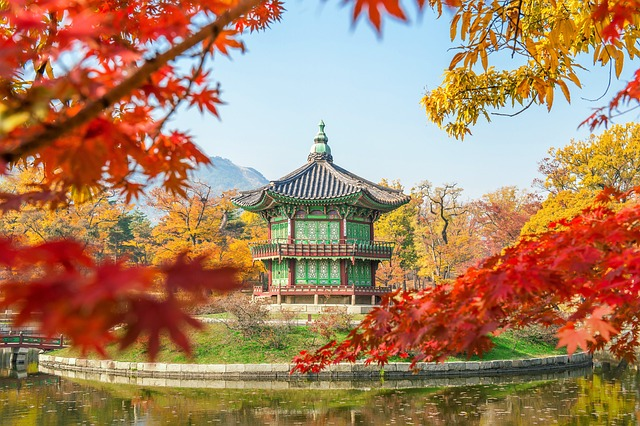
#> input picture code/images/korea.jpg, 640 x 426 px
$ jupyter execute prueba-entorno-OpenCV.ipynb
#> lines starting #> are read from the running program, lines starting #| are printed output that depends on the picture; after the words box and inside, x2 and y2 are one past the last pixel; in counts of white or black regions, pixels touching at a corner belong together
# Prueba del entorno con OpenCV

NOTA: todas las imágenes son de pixabay

### Sentencias import

[cell 1]
import numpy as np
import cv2
import sys

### Consultar la versión de OpenCV

[cell 2]
# Consultar la versión de OPENCV
print(cv2.__version__)

### Lectura de un fichero de imagen y volcado del contenido en una ventana

[cell 3]
img = cv2.imread("images/korea.jpg")       # Lectura de la imagen (situada en subdirectorio "images" del directorio de trabajo)
#> img is the input picture: shape (426, 640, 3); mean B, G, R 98.1, 129.5, 168.8
if img is None:
    sys.exit("Could not read the image.")
cv2.imshow("Image",img)                     # Tamaño de ventana ajustada al tamaño de la imagen
cv2.waitKey(0)                              # Espera hasta que se pulse cualquier tecla
cv2.destroyWindow("Image")                  # Alternativa: cv2.destroyAllWindows(). Ver siguiente ejemplo

### Lectura de un fichero de imagen y volcado del contenido en dos ventanas

[cell 4]
img = cv2.imread("images/korea.jpg")    # Lectura de la imagen (situada en subdirectorio "images" del directorio de trabajo)
cv2.imshow("Image",img)                 # Tamaño de ventana ajustada al tamaño de la imagen
cv2.imshow("Image 2",img)
cv2.waitKey(0)
cv2.destroyAllWindows()

### Lectura de una imagen con difentes flags y consulta de las dimensión del array de Numpy

[cell 5]
# SI NO SE INDICA FLAG EN EL MÉTODO "imread", SE TOMA EL VALOR POR DEFECTO, QUE ES cv2.IMREAD_COLOR.
# SE IGNORA CANAL DE TRANSPARENCIA AUNQUE EXISTA
img = cv2.imread("images/mujer.jpg")                 # Lectura de la imagen (situada en subdirectorio "images" del directorio de trabajo)
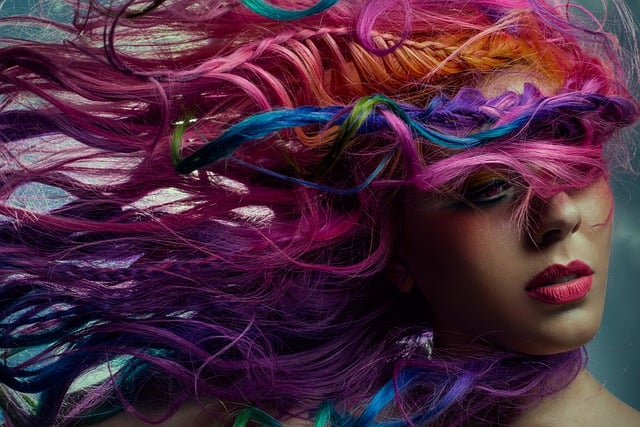
#> input picture code/images/mujer.jpg, 640 x 427 px
#> img is the input picture: shape (427, 640, 3); mean B, G, R 63, 42.1, 76.8
print("Tipo de datos de la imagen ", type(img))      # Tipo de dato de la variable img -> numpy.ndarray
#| Tipo de datos de la imagen  <class 'numpy.ndarray'>
print('Dimensiones de la imagen:', img.shape)        # Dimensiones de la imagen
#| Dimensiones de la imagen: (427, 640, 3)
cv2.imshow("Imagen",img)
cv2.waitKey(0)
cv2.destroyAllWindows()

### Separación de los tres canales de color de una imagen

[cell 6]
img = cv2.imread("images/tomates.jpg")            # Lectura de la imagen (situada en subdirectorio "images" del directorio de trabajo)
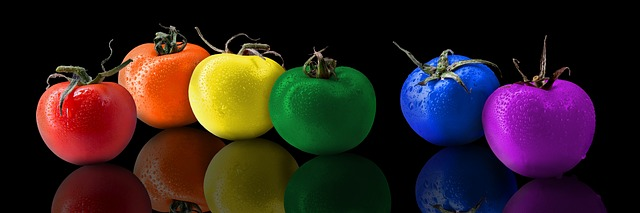
#> input picture code/images/tomates.jpg, 640 x 213 px
#> img is the input picture: shape (213, 640, 3); mean B, G, R 31.8, 32.7, 48.3
print('Dimensiones de la imagen:', img.shape)
#| Dimensiones de la imagen: (213, 640, 3)
cv2.imshow("Imagen",img)

(B, G, R) = cv2.split(img)      # Separación de los tres canales con la función split
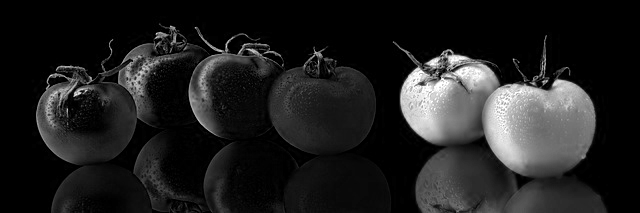
#> B: shape (213, 640); min 0, max 255, mean 31.8
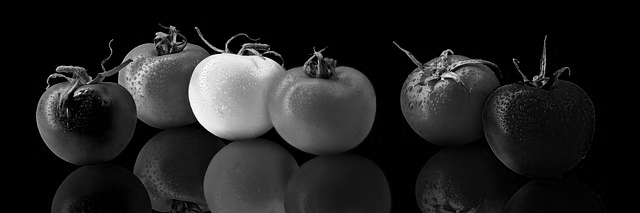
#> G: shape (213, 640); min 0, max 255, mean 32.7
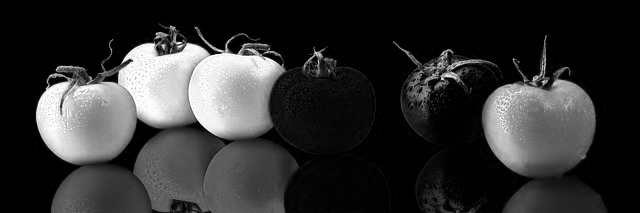
#> R: shape (213, 640); min 0, max 255, mean 48.3

# Mostrar cada canal separado
cv2.imshow("Red", R)
cv2.imshow("Green", G)
cv2.imshow("Blue", B)

cv2.waitKey(0)
cv2.destroyAllWindows()

### Detección de bordes

[cell 7]
img = cv2.imread("images/mujer2.png")              # Lectura de la imagen (situada en subdirectorio "images" del directorio de trabajo)
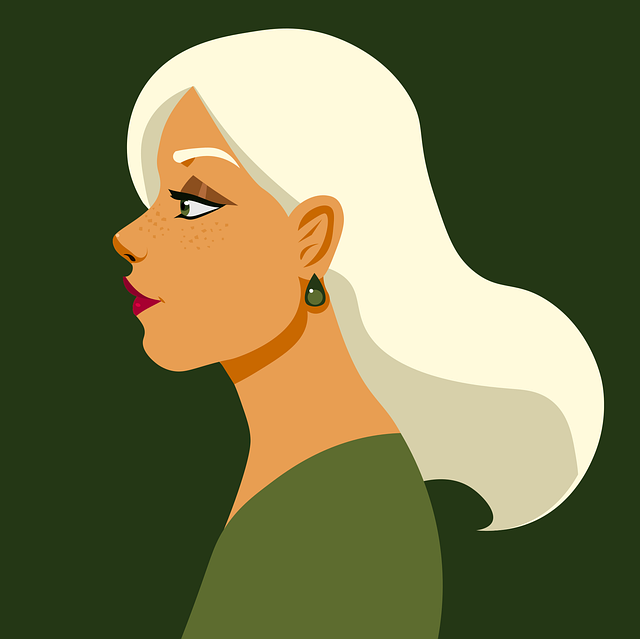
#> input picture code/images/mujer2.png, 640 x 639 px
#> img is the input picture: shape (639, 640, 3); mean B, G, R 72.7, 114.3, 113.4

grayImg = cv2.cvtColor(img, cv2.COLOR_BGR2GRAY)    # Conversión de la imagen a escala de grises
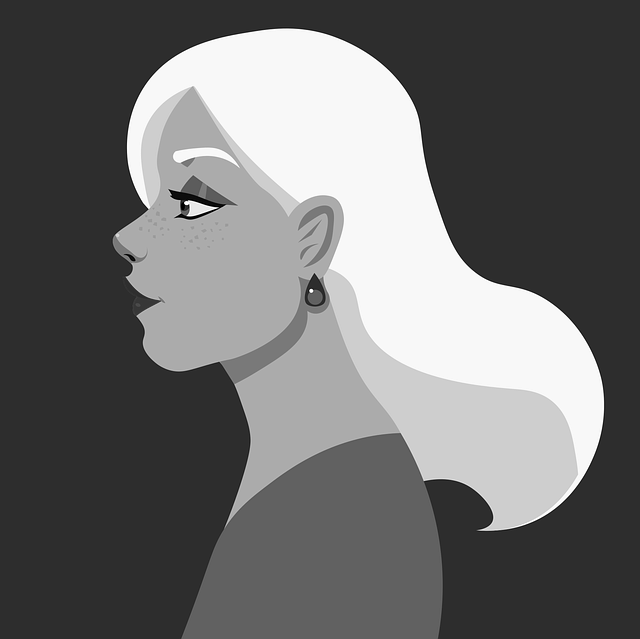
#> grayImg: shape (639, 640); min 0, max 255, mean 109

cannyImg = cv2.Canny(grayImg, threshold1=30, threshold2=100)     # Detección de bordes
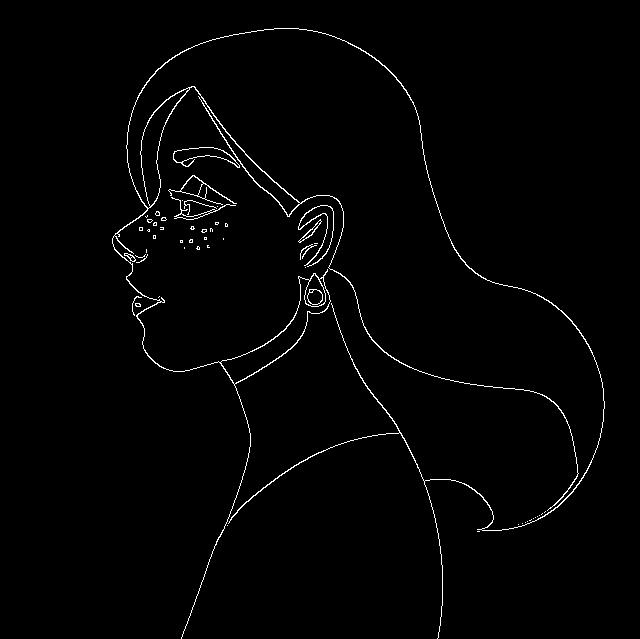
#> cannyImg: shape (639, 640); 1.4% white in thin lines or dots, all inside (x1, y1, x2, y2) = (112, 28, 605, 639)

# Mostrar las ventanas con las tres imágenes
cv2.imshow("Imagen original", img)
cv2.imshow("Imagen en escala de grises", grayImg)
cv2.imshow("Imagen bordes", cannyImg)
cv2.waitKey(0)
cv2.destroyAllWindows()
